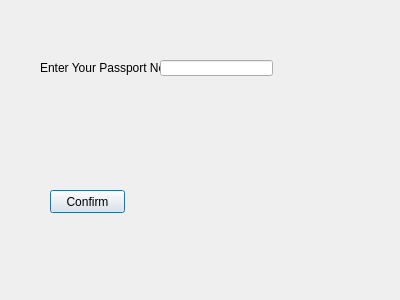
<?xml version="1.0" encoding="UTF-8"?>
<ui version="4.0">
 <class>myticketinfo</class>
 <widget class="QDialog" name="myticketinfo">
  <property name="geometry">
   <rect>
    <x>0</x>
    <y>0</y>
    <width>400</width>
    <height>300</height>
   </rect>
  </property>
  <property name="windowTitle">
   <string>Dialog</string>
  </property>
  <widget class="QPushButton" name="pushButton">
   <property name="geometry">
    <rect>
     <x>50</x>
     <y>190</y>
     <width>75</width>
     <height>23</height>
    </rect>
   </property>
   <property name="text">
    <string>Confirm</string>
   </property>
  </widget>
  <widget class="QLabel" name="label">
   <property name="geometry">
    <rect>
     <x>40</x>
     <y>60</y>
     <width>121</width>
     <height>16</height>
    </rect>
   </property>
   <property name="text">
    <string>Enter Your Passport No:</string>
   </property>
  </widget>
  <widget class="QLineEdit" name="lineEdit">
   <property name="geometry">
    <rect>
     <x>160</x>
     <y>60</y>
     <width>113</width>
     <height>16</height>
    </rect>
   </property>
  </widget>
  <widget class="QLabel" name="name">
   <property name="geometry">
    <rect>
     <x>50</x>
     <y>120</y>
     <width>47</width>
     <height>13</height>
    </rect>
   </property>
   <property name="text">
    <string/>
   </property>
  </widget>
  <widget class="QLabel" name="pass">
   <property name="geometry">
    <rect>
     <x>50</x>
     <y>150</y>
     <width>47</width>
     <height>13</height>
    </rect>
   </property>
   <property name="text">
    <string/>
   </property>
  </widget>
  <widget class="QLabel" name="cont">
   <property name="geometry">
    <rect>
     <x>50</x>
     <y>170</y>
     <width>47</width>
     <height>13</height>
    </rect>
   </property>
   <property name="text">
    <string/>
   </property>
  </widget>
  <widget class="QLabel" name="flight">
   <property name="geometry">
    <rect>
     <x>60</x>
     <y>200</y>
     <width>47</width>
     <height>13</height>
    </rect>
   </property>
   <property name="text">
    <string/>
   </property>
  </widget>
  <widget class="QLabel" name="label_6">
   <property name="geometry">
    <rect>
     <x>50</x>
     <y>180</y>
     <width>47</width>
     <height>13</height>
    </rect>
   </property>
   <property name="text">
    <string/>
   </property>
  </widget>
 </widget>
 <resources/>
 <connections/>
</ui>
